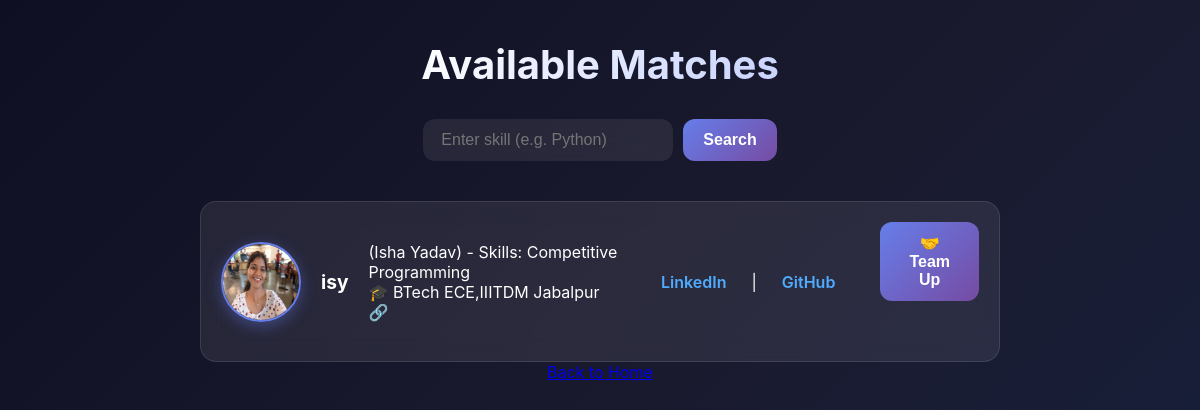
Screenshot of /matches (signed in) with the database file from the repository.
### app.py (models this page shows, shortened)
class User(db.Model, UserMixin):
    id = db.Column(db.Integer, primary_key=True)
    username = db.Column(db.String(50), unique=True, nullable=False)
    password_hash = db.Column(db.String(200), nullable=False)
    name = db.Column(db.String(50))
    skills = db.Column(db.String(200))
    linkedin = db.Column(db.String(200))
    github = db.Column(db.String(200))
    education = db.Column(db.String(200))
    photo = db.Column(db.String(200))
    availability = db.Column(db.Boolean, default=True)

### app.py (the view)
@app.route('/matches')
@login_required
def matches():
    required_skill = request.args.get("skill", None)
    if required_skill:
        skill_list = [s.strip().lower() for s in required_skill.split(",") if s.strip()]
        filters = [User.skills.ilike(f"%{skill}%") for skill in skill_list] or [User.id != None]
        users = User.query.filter(and_(*filters), User.availability == True, User.id != current_user.id).all()
    else:
        users = User.query.filter(User.availability == True, User.id != current_user.id).all()
    return render_template("matches.html", users=users, skill=required_skill)

### app.py (called while the page is built)
@login_manager.user_loader
def load_user(user_id):
    return User.query.get(int(user_id))

### templates/matches.html (shortened to what this page needs)
<!DOCTYPE html>
<html>
<head>
    <link rel="stylesheet" href="{{ url_for('static', filename='css/stylematch.css') }}">
</head>
<body>
    <h1>Available Matches</h1>
        <form method="get" action="{{ url_for('matches') }}">
        <input type="text" name="skill" placeholder="Enter skill (e.g. Python)" value="{{ skill or '' }}">
        <button type="submit">Search</button>
    </form>
    {% if users %}
        <ul>
        {% for user in users %}
            <li>
               {% if user.photo %}
               <img src="{{ url_for('static', filename='uploads/' + user.photo) }}"
                    width="80" height="80" style="border-radius:50%">
               {% endif %}
                <b>{{ user.username }}</b> ({{ user.name }}) - Skills: {{ user.skills }}
                <br>
                🎓 {{ user.education or 'Not provided' }} <br>
                🔗 <a href="{{ user.linkedin }}" target="_blank">LinkedIn</a> |
                <a href="{{ user.github }}" target="_blank">GitHub</a> <br>
                    <form method="POST" action="{{ url_for('teamup', user_id=user.id) }}">
                    <button type="submit">🤝 Team Up</button>
                </form>
            </li>
        {% endfor %}
        </ul>
    {% else %}
        <p>No matching users found.</p>
    {% endif %}
    <a href="{{ url_for('home') }}">Back to Home</a>
</body>
</html>

### static/css/stylematch.css (style rules this page uses)
* { margin: 0; padding: 0; box-sizing: border-box; }
body { font-family: 'Inter', sans-serif; background: linear-gradient(135deg, #0f0f23 0%, #1a1a2e 50%, #16213e 100%); min-height: 100vh; padding: 40px 20px; color: #fff; display: flex; flex-direction: column; align-items: center; }
h1 { font-size: 2.5rem; margin-bottom: 30px; background: linear-gradient(135deg, #ffffff, #c7d2fe); -webkit-background-clip: text; -webkit-text-fill-color: transparent; animation: glow 2s ease-in-out infinite alternate; text-align: center; }
form { margin-bottom: 40px; display: flex; gap: 10px; justify-content: center; flex-wrap: wrap; }
form input[type="text"] { padding: 12px 18px; border-radius: 12px; border: none; outline: none; min-width: 250px; background: rgba(255, 255, 255, 0.08); color: #fff; font-size: 1rem; backdrop-filter: blur(10px); }
form button { padding: 12px 20px; border: none; border-radius: 12px; font-weight: 600; font-size: 1rem; cursor: pointer; background: linear-gradient(135deg, #667eea, #764ba2); color: #fff; transition: all 0.3s ease; }
ul { list-style: none; width: 100%; max-width: 800px; display: grid; gap: 20px; }
li { background: rgba(255, 255, 255, 0.08); backdrop-filter: blur(12px); border-radius: 16px; padding: 20px; display: flex; gap: 20px; align-items: center; transition: transform 0.3s ease, box-shadow 0.3s ease; border: 1px solid rgba(255, 255, 255, 0.1); }
li img { border-radius: 50%; border: 2px solid #667eea; box-shadow: 0 4px 15px rgba(102, 126, 234, 0.4); }
li b { font-size: 1.2rem; color: #fff; }
li a { color: #4facfe; text-decoration: none; font-weight: 600; margin: 0 5px; }

### rows the page displays
User: photo (picture), username "isy", name "Isha Yadav", skills "Competitive Programming", education "BTech ECE,IIITDM Jabalpur"
